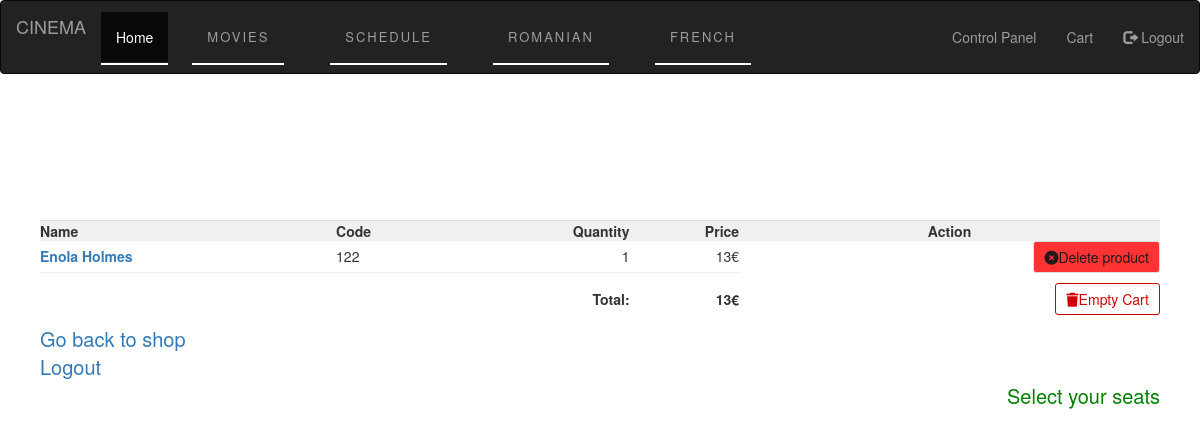
The app's page /cos.php (signed in) with its own data.
### tables this page shows
CREATE TABLE `filme` (
  `id` int(8) NOT NULL,
  `name` varchar(255) NOT NULL,
  `nume` text NOT NULL,
  `nom` text NOT NULL,
  `code` varchar(255) NOT NULL,
  `image` text NOT NULL,
  `price` double(10,2) NOT NULL,
  `price_eu` double(10,2) NOT NULL,
  `descriere_en` text NOT NULL,
  `descriere_ro` text NOT NULL,
  `descriere_fr` text NOT NULL,
  `durata` int(11) NOT NULL
);

CREATE TABLE `tbl_cart` (
  `id` int(11) UNSIGNED NOT NULL,
  `product_id` int(11) NOT NULL,
  `quantity` int(11) NOT NULL,
  `user_id` int(11) NOT NULL,
  `locuri_id` int(11) NOT NULL
);

### controllerFilme.php (called while the page is built, shortened)
<?php
require_once "DBController.php";
class filme extends DBController{
	function getUserCartItem($user_id){
		$query = "SELECT filme.*, tbl_cart.id as cart_id, tbl_cart.quantity, tbl_cart.product_id FROM filme, tbl_cart WHERE filme.id=tbl_cart.product_id AND tbl_cart.user_id=?";
		$params = array(
			array(
				"param_type" => "i",
				"param_value" => $user_id
			)
		);
		$cartResult = $this->getDBResult($query, $params);
		return $cartResult;
	}
}
 ?>

### DBController.php (called while the page is built, shortened)
<?php
class DBController{
	private $host = "localhost";
	private $user = "root";
	private $password = "";
	private $database = "testare";
	private static $conn;
	function __construct(){
		$this->conn = mysqli_connect($this->host, $this->user, $this->password, $this->database);
	}
	function getDBResult($query, $params = array()){
		$sql_statement = $this->conn->prepare($query);
		if(!empty($params)){
			$this->bindParams($sql_statement, $params);
		}
		$sql_statement->execute();
		$result = $sql_statement->get_result();
		if($result->num_rows > 0){
			while($row = $result->fetch_assoc()){
				$resultset[] = $row;
			}
		}
		if(!empty($resultset)){
			return $resultset;
		}
	}
	function bindParams($sql_statement, $params){
		$param_type = "";
		foreach ($params as  $query_param) {
			$param_type .= $query_param["param_type"];
		}
		$bind_params[] =& $param_type;
		foreach ($params as $k=>$query_params) {
			$bind_params[] =& $params[$k]["param_value"];
		}
		call_user_func_array(array($sql_statement, 'bind_param'), $bind_params);
	}
}
 ?>

### cos.php (the view, shortened to what this page needs)
<?php
require_once 'controllerFilme.php';
$user_id = $_SESSION['id'];
$filme = new filme();
 ?>
 <!DOCTYPE html>
 <html>
 <head>
	<link rel="stylesheet" href="styles/main.css" type="text/css">
	<link rel="stylesheet" href="https://maxcdn.bootstrapcdn.com/bootstrap/3.4.1/css/bootstrap.min.css">
 </head>
 <body>
 	<?php include 'sections/nav.sec.php'; ?>
  <div id="shopping-cart">
 	<div class="txt-heading">
 		<div class="txt-heading-label" style="font-family: 'Times New Roman', Times, serif; font-weight: bold; font-size: 32px; color: white;">My Cart</div>
 	</div>
 <?php
 	$cartItem = $filme->getUserCartItem($user_id);
 	if(!empty($cartItem)){
 		$item_total = 0;
  ?>
  <table cellpadding="10" cellspacing="1">
	 <tbody>
	 <tr>
		 <th style="text-align: left;"><strong>Name</strong></th>
		 <th style="text-align: left;"><strong>Code</strong></th>
		 <th style="text-align: right;"><strong>Quantity</strong></th>
		 <th style="text-align: right;"><strong>Price</strong></th>
		 <th style="text-align: center;"><strong>Action</strong></th>
	 </tr>
 <?php
  foreach ($cartItem as $item) {
 ?>
	<tr>
		 <td style="text-align: left; border-bottom: #F0F0F0 1px solid;"><a href="page.php?page=product&code=<?php echo $item['product_id']; ?>" class="devices"><strong><?php echo $item["name"]; ?></strong></a></td>
		 <td style="text-align: left; border-bottom: #F0F0F0 1px solid;"><?php echo $item["code"]; ?></td>
		 <td style="text-align: right; border-bottom: #F0F0F0 1px solid;"><?php echo $item["quantity"]; ?></td>
		 <td style="text-align: right; border-bottom: #F0F0F0 1px solid;"><?php echo $item["price_eu"]."\xE2\x82\xAc"; ?></td>
		 <td>
		 	<a href="cos.php?action=remove&id=<?php echo $item["cart_id"]; ?>" class="btnRemoveAction"><i class="fas fa-times-circle"></i>Delete product</a>
		 </td>
 	</tr>
<?php
	$item_total += ($item['price_eu'] * $item['quantity']);
}
 ?>
	<tr>
		 <td colspan="3" align=right><strong>Total:</strong></td>
		 <td align=right><strong><?php echo $item_total."\xE2\x82\xAc"; ?></strong></td>
		 <td><a id="btnEmpty" href="cos.php?action=empty"><i class="fas fa-trash"></i>Empty Cart</a></td>
 	</tr>
 	</tbody>
 </table>
<?php
 }else{
 	echo "<h1 style='text-align: center; padding: 30px;'>Your shopping cart is empty, please check our <a href=\"products.php\" class='devices'>products</a> ! ;) </h1>
 	";
 }
?>
 <div><a href="movies.php" style="text-decoration: none; font-size: 20px;">Go back to shop</a></div>
 <div><a href="logout.php" style="text-decoration: none; font-size: 20px; ">Logout</a></div>
 <div><a href="locuri.php" style="float: right; font-size: 20px;color: green;" class="btnPlaceOrder">Select your seats</a></div>
 </body>
 </html>

### styles/main.css (style rules this page uses)
*, *::before, *::after { margin: 0; padding: 0; box-sizing: border-box; }
:root { --main-font: 'Source Sans Pro', sans-serif; --secondary-font: 'Herr Von Muellerhoff', cursive; --body-font: 'Cabin', sans-serif; --main-font-color-dark: #252525; --secondary-font-color: #c59d5f; --body-font-color: #515151; --animation-properties: alternate-gradient 5s alternative infinite; }
html { font-family:var(--body-font); font-size:10px; color: var(--body-font-color); scroll-behavior: smooth; }
body { overflow-x:hidden; }
a { text-decoration:none; }
#shopping-cart { margin: 40px; }
#shopping-cart table { width: 100%; background-color: #F0F0F0; }
#shopping-cart table td { background-color: #FFFFFF; }
.txt-heading { color: #211a1a; border-bottom: 1px solid #E0E0E0; overflow: auto; }
#btnEmpty { background-color: #ffffff; border: #d00000 1px solid; padding: 5px 10px; color: #d00000; float: right; text-decoration: none; border-radius: 3px; margin: 10px 0px; }
.btnRemoveAction { padding: 5px 10px; margin-left: 5px; background-color: #ff3333; border: #E0E0E0 1px solid; color: #211a1a; float: right; text-decoration: none; border-radius: 3px; }
.txt-heading { padding: 30px; background-image: url("../img/iot6.jpg"); background-position: right top; }

### records on screen
filme: name "Enola Holmes", code "122", tbl_cart.quantity "1", price_eu "13", value "€"

### other values on screen
$item_total "13"
